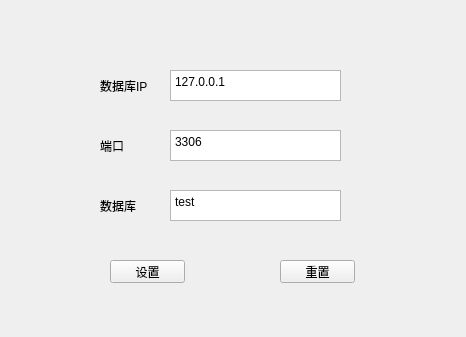
<?xml version="1.0" encoding="UTF-8"?>
<ui version="4.0">
 <class>ServerOption</class>
 <widget class="QWidget" name="ServerOption">
  <property name="geometry">
   <rect>
    <x>0</x>
    <y>0</y>
    <width>466</width>
    <height>337</height>
   </rect>
  </property>
  <property name="windowTitle">
   <string>Form</string>
  </property>
  <widget class="QTextBrowser" name="textBrowserIP">
   <property name="geometry">
    <rect>
     <x>170</x>
     <y>70</y>
     <width>171</width>
     <height>31</height>
    </rect>
   </property>
   <property name="html">
    <string>&lt;!DOCTYPE HTML PUBLIC &quot;-//W3C//DTD HTML 4.0//EN&quot; &quot;http://www.w3.org/TR/REC-html40/strict.dtd&quot;&gt;
&lt;html&gt;&lt;head&gt;&lt;meta name=&quot;qrichtext&quot; content=&quot;1&quot; /&gt;&lt;style type=&quot;text/css&quot;&gt;
p, li { white-space: pre-wrap; }
&lt;/style&gt;&lt;/head&gt;&lt;body style=&quot; font-family:'SimSun'; font-size:9pt; font-weight:400; font-style:normal;&quot;&gt;
&lt;p style=&quot; margin-top:0px; margin-bottom:0px; margin-left:0px; margin-right:0px; -qt-block-indent:0; text-indent:0px;&quot;&gt;127.0.0.1&lt;/p&gt;&lt;/body&gt;&lt;/html&gt;</string>
   </property>
  </widget>
  <widget class="QLabel" name="labelIP">
   <property name="geometry">
    <rect>
     <x>100</x>
     <y>80</y>
     <width>54</width>
     <height>12</height>
    </rect>
   </property>
   <property name="text">
    <string>数据库IP</string>
   </property>
  </widget>
  <widget class="QLabel" name="labelport">
   <property name="geometry">
    <rect>
     <x>100</x>
     <y>140</y>
     <width>54</width>
     <height>12</height>
    </rect>
   </property>
   <property name="text">
    <string>端口</string>
   </property>
  </widget>
  <widget class="QTextBrowser" name="textBrowserport">
   <property name="geometry">
    <rect>
     <x>170</x>
     <y>130</y>
     <width>171</width>
     <height>31</height>
    </rect>
   </property>
   <property name="html">
    <string>&lt;!DOCTYPE HTML PUBLIC &quot;-//W3C//DTD HTML 4.0//EN&quot; &quot;http://www.w3.org/TR/REC-html40/strict.dtd&quot;&gt;
&lt;html&gt;&lt;head&gt;&lt;meta name=&quot;qrichtext&quot; content=&quot;1&quot; /&gt;&lt;style type=&quot;text/css&quot;&gt;
p, li { white-space: pre-wrap; }
&lt;/style&gt;&lt;/head&gt;&lt;body style=&quot; font-family:'SimSun'; font-size:9pt; font-weight:400; font-style:normal;&quot;&gt;
&lt;p style=&quot; margin-top:0px; margin-bottom:0px; margin-left:0px; margin-right:0px; -qt-block-indent:0; text-indent:0px;&quot;&gt;3306&lt;/p&gt;&lt;/body&gt;&lt;/html&gt;</string>
   </property>
  </widget>
  <widget class="QLabel" name="labelDBname">
   <property name="geometry">
    <rect>
     <x>100</x>
     <y>200</y>
     <width>54</width>
     <height>12</height>
    </rect>
   </property>
   <property name="text">
    <string>数据库</string>
   </property>
  </widget>
  <widget class="QTextBrowser" name="textBrowserDBname">
   <property name="geometry">
    <rect>
     <x>170</x>
     <y>190</y>
     <width>171</width>
     <height>31</height>
    </rect>
   </property>
   <property name="html">
    <string>&lt;!DOCTYPE HTML PUBLIC &quot;-//W3C//DTD HTML 4.0//EN&quot; &quot;http://www.w3.org/TR/REC-html40/strict.dtd&quot;&gt;
&lt;html&gt;&lt;head&gt;&lt;meta name=&quot;qrichtext&quot; content=&quot;1&quot; /&gt;&lt;style type=&quot;text/css&quot;&gt;
p, li { white-space: pre-wrap; }
&lt;/style&gt;&lt;/head&gt;&lt;body style=&quot; font-family:'SimSun'; font-size:9pt; font-weight:400; font-style:normal;&quot;&gt;
&lt;p style=&quot; margin-top:0px; margin-bottom:0px; margin-left:0px; margin-right:0px; -qt-block-indent:0; text-indent:0px;&quot;&gt;test&lt;/p&gt;&lt;/body&gt;&lt;/html&gt;</string>
   </property>
  </widget>
  <widget class="QPushButton" name="pushButtonset">
   <property name="geometry">
    <rect>
     <x>110</x>
     <y>260</y>
     <width>75</width>
     <height>23</height>
    </rect>
   </property>
   <property name="text">
    <string>设置</string>
   </property>
  </widget>
  <widget class="QPushButton" name="pushButtonreset">
   <property name="geometry">
    <rect>
     <x>280</x>
     <y>260</y>
     <width>75</width>
     <height>23</height>
    </rect>
   </property>
   <property name="text">
    <string>重置</string>
   </property>
  </widget>
 </widget>
 <resources/>
 <connections/>
</ui>
